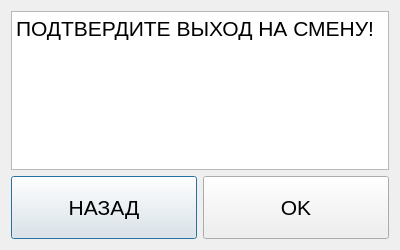
<?xml version="1.0" encoding="UTF-8"?>
<ui version="4.0">
 <class>IConfirmationDialog</class>
 <widget class="QDialog" name="IConfirmationDialog">
  <property name="windowModality">
   <enum>Qt::ApplicationModal</enum>
  </property>
  <property name="geometry">
   <rect>
    <x>0</x>
    <y>0</y>
    <width>400</width>
    <height>250</height>
   </rect>
  </property>
  <property name="sizePolicy">
   <sizepolicy hsizetype="Preferred" vsizetype="Preferred">
    <horstretch>0</horstretch>
    <verstretch>0</verstretch>
   </sizepolicy>
  </property>
  <property name="windowTitle">
   <string>Подтверждение</string>
  </property>
  <property name="modal">
   <bool>true</bool>
  </property>
  <layout class="QVBoxLayout" name="verticalLayout" stretch="5,2">
   <item>
    <widget class="QTextBrowser" name="textBrowser">
     <property name="font">
      <font>
       <pointsize>16</pointsize>
      </font>
     </property>
     <property name="html">
      <string>&lt;!DOCTYPE HTML PUBLIC &quot;-//W3C//DTD HTML 4.0//EN&quot; &quot;http://www.w3.org/TR/REC-html40/strict.dtd&quot;&gt;
&lt;html&gt;&lt;head&gt;&lt;meta name=&quot;qrichtext&quot; content=&quot;1&quot; /&gt;&lt;style type=&quot;text/css&quot;&gt;
p, li { white-space: pre-wrap; }
&lt;/style&gt;&lt;/head&gt;&lt;body style=&quot; font-family:'MS Shell Dlg 2'; font-size:16pt; font-weight:400; font-style:normal;&quot;&gt;
&lt;p style=&quot; margin-top:0px; margin-bottom:0px; margin-left:0px; margin-right:0px; -qt-block-indent:0; text-indent:0px;&quot;&gt;ПОДТВЕРДИТЕ ВЫХОД НА СМЕНУ!&lt;/p&gt;&lt;/body&gt;&lt;/html&gt;</string>
     </property>
    </widget>
   </item>
   <item>
    <layout class="QHBoxLayout" name="horizontalLayout" stretch="1,1">
     <item>
      <widget class="QPushButton" name="pushButton">
       <property name="sizePolicy">
        <sizepolicy hsizetype="Minimum" vsizetype="Expanding">
         <horstretch>0</horstretch>
         <verstretch>0</verstretch>
        </sizepolicy>
       </property>
       <property name="font">
        <font>
         <pointsize>16</pointsize>
        </font>
       </property>
       <property name="text">
        <string>НАЗАД</string>
       </property>
       <property name="icon">
        <iconset>
         <normalon>:/UI/images/error.png</normalon>
        </iconset>
       </property>
       <property name="iconSize">
        <size>
         <width>32</width>
         <height>32</height>
        </size>
       </property>
      </widget>
     </item>
     <item>
      <widget class="QPushButton" name="pushButton_2">
       <property name="sizePolicy">
        <sizepolicy hsizetype="Minimum" vsizetype="Expanding">
         <horstretch>0</horstretch>
         <verstretch>0</verstretch>
        </sizepolicy>
       </property>
       <property name="font">
        <font>
         <pointsize>16</pointsize>
        </font>
       </property>
       <property name="text">
        <string>OK</string>
       </property>
       <property name="icon">
        <iconset>
         <normalon>:/UI/images/ok.png</normalon>
        </iconset>
       </property>
       <property name="iconSize">
        <size>
         <width>32</width>
         <height>32</height>
        </size>
       </property>
      </widget>
     </item>
    </layout>
   </item>
  </layout>
 </widget>
 <layoutdefault spacing="6" margin="11"/>
 <resources>
  <include location="UI.qrc"/>
 </resources>
 <connections>
  <connection>
   <sender>pushButton_2</sender>
   <signal>clicked()</signal>
   <receiver>IConfirmationDialog</receiver>
   <slot>accept()</slot>
   <hints>
    <hint type="sourcelabel">
     <x>236</x>
     <y>236</y>
    </hint>
    <hint type="destinationlabel">
     <x>271</x>
     <y>0</y>
    </hint>
   </hints>
  </connection>
  <connection>
   <sender>pushButton</sender>
   <signal>clicked()</signal>
   <receiver>IConfirmationDialog</receiver>
   <slot>reject()</slot>
   <hints>
    <hint type="sourcelabel">
     <x>89</x>
     <y>233</y>
    </hint>
    <hint type="destinationlabel">
     <x>125</x>
     <y>0</y>
    </hint>
   </hints>
  </connection>
  <connection>
   <sender>pushButton_2</sender>
   <signal>clicked()</signal>
   <receiver>IConfirmationDialog</receiver>
   <slot>clickSound()</slot>
   <hints>
    <hint type="sourcelabel">
     <x>335</x>
     <y>236</y>
    </hint>
    <hint type="destinationlabel">
     <x>313</x>
     <y>-17</y>
    </hint>
   </hints>
  </connection>
  <connection>
   <sender>pushButton</sender>
   <signal>clicked()</signal>
   <receiver>IConfirmationDialog</receiver>
   <slot>clickSound()</slot>
   <hints>
    <hint type="sourcelabel">
     <x>135</x>
     <y>213</y>
    </hint>
    <hint type="destinationlabel">
     <x>119</x>
     <y>-39</y>
    </hint>
   </hints>
  </connection>
 </connections>
 <slots>
  <slot>clickSound()</slot>
 </slots>
</ui>
